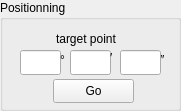
   <widget class="QGroupBox" name="groupBox_16">
    <property name="geometry">
     <rect>
      <x>210</x>
      <y>420</y>
      <width>181</width>
      <height>111</height>
     </rect>
    </property>
    <property name="title">
     <string>Positionning</string>
    </property>
    <widget class="QLineEdit" name="lineEdit_ro_targetD">
     <property name="geometry">
      <rect>
       <x>20</x>
       <y>50</y>
       <width>41</width>
       <height>25</height>
      </rect>
     </property>
    </widget>
    <widget class="QLabel" name="label_9">
     <property name="geometry">
      <rect>
       <x>160</x>
       <y>50</y>
       <width>20</width>
       <height>20</height>
      </rect>
     </property>
     <property name="text">
      <string>″</string>
     </property>
    </widget>
    <widget class="QLineEdit" name="lineEdit_ro_targetS">
     <property name="geometry">
      <rect>
       <x>120</x>
       <y>50</y>
       <width>41</width>
       <height>25</height>
      </rect>
     </property>
    </widget>
    <widget class="QLineEdit" name="lineEdit_ro_targetM">
     <property name="geometry">
      <rect>
       <x>70</x>
       <y>50</y>
       <width>41</width>
       <height>25</height>
      </rect>
     </property>
    </widget>
    <widget class="QLabel" name="label_10">
     <property name="geometry">
      <rect>
       <x>60</x>
       <y>50</y>
       <width>16</width>
       <height>20</height>
      </rect>
     </property>
     <property name="text">
      <string>°</string>
     </property>
    </widget>
    <widget class="QLabel" name="label_14">
     <property name="geometry">
      <rect>
       <x>50</x>
       <y>31</y>
       <width>72</width>
       <height>16</height>
      </rect>
     </property>
     <property name="text">
      <string>target point</string>
     </property>
     <property name="alignment">
      <set>Qt::AlignCenter</set>
     </property>
    </widget>
    <widget class="QLabel" name="label_12">
     <property name="geometry">
      <rect>
       <x>110</x>
       <y>50</y>
       <width>16</width>
       <height>16</height>
      </rect>
     </property>
     <property name="text">
      <string>′</string>
     </property>
    </widget>
    <widget class="QPushButton" name="pushButton_ro_go">
     <property name="geometry">
      <rect>
       <x>53</x>
       <y>79</y>
       <width>81</width>
       <height>24</height>
      </rect>
     </property>
     <property name="text">
      <string>Go</string>
     </property>
    </widget>
   </widget>
